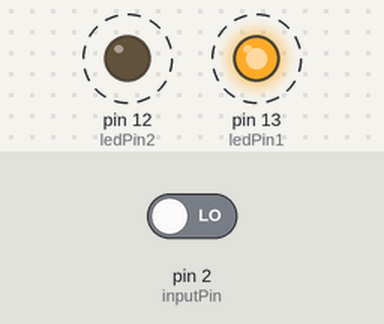
A sketch run on a simulated Arduino Uno, built with avr-gcc and run on an emulated ATmega328P. Shown: output pins drawn as LEDs (lit = HIGH). Dashed ring = blinking. The inputs (shaded band) are chosen by the test bench; at power-on: pin 2 (inputPin) LOW. What the sketch prints to the serial monitor is not drawn.

Above: at 10.84 s.
10.9 s: pin 2 (inputPin) driven HIGH
At 16.4 s:
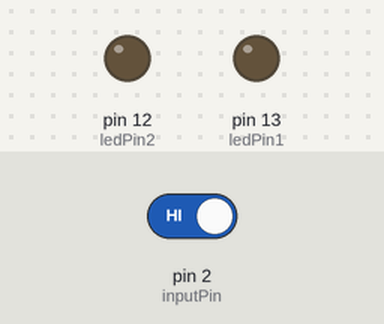
16.9 s: pin 2 (inputPin) driven LOW
At 17.06 s:
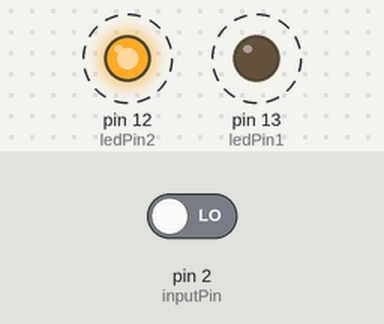
Timing chart, 0 to 28.9 s (numbered marks = the images above; inputs shaded):
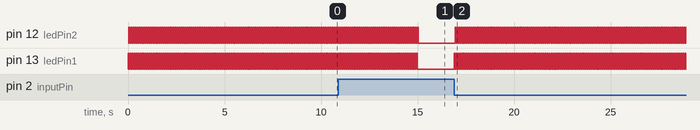

Measured:
- after the input at 10.9 s, pin 12 (ledPin2), pin 13 (ledPin1): goes on until 15.0 s, then stays LOW
- after the input at 16.9 s, pin 12 (ledPin2): alternates HIGH for 0.05 s and LOW for 0.05 s, starting after 0.05 s; pin 13 (ledPin1): alternates HIGH for 0.05 s and LOW for 0.05 s, starting at once
- by itself, pin 12 (ledPin2), pin 13 (ledPin1): alternates HIGH for 0.05 s and LOW for 0.05 s

The sketch:

chrimsas.ino
```cpp
 const int ledPin1 = 13, ledPin2 = 12, inputPin = 2;
//connect pin 13 to ledr
//connect pin 12 to ledb
//connect pin 2 to IR

void setup() {
  // put your setup code here, to run once:
  pinMode(inputPin,INPUT);
  pinMode(ledPin1,OUTPUT);
  pinMode(ledPin2,OUTPUT);
  digitalWrite(ledPin1,LOW);
  digitalWrite(ledPin2,LOW);
   Serial.begin(9600);
}

void loop() {
  // put your main code here, to run repeatedly:

  if(digitalRead(inputPin)==HIGH)
    {
      digitalWrite(ledPin1,LOW);
      digitalWrite(ledPin2,LOW);
    }
  else
    {for(int i =0;i<50;i++)
    {
      digitalWrite(ledPin2,LOW);
      digitalWrite(ledPin1,HIGH);
      Serial.println();
      Serial.print(inputPin);
      delay(50);
      digitalWrite(ledPin1,LOW);
      digitalWrite(ledPin2,HIGH);
      delay(50);
    }
    }
  delay(10);
  digitalWrite(ledPin1,LOW);
  digitalWrite(ledPin2,LOW);
}
```
